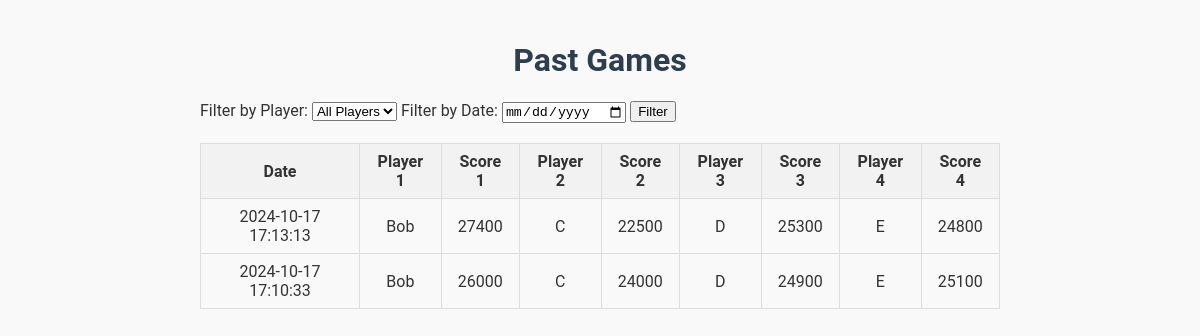
Page /view-past-games on the earlier database version.
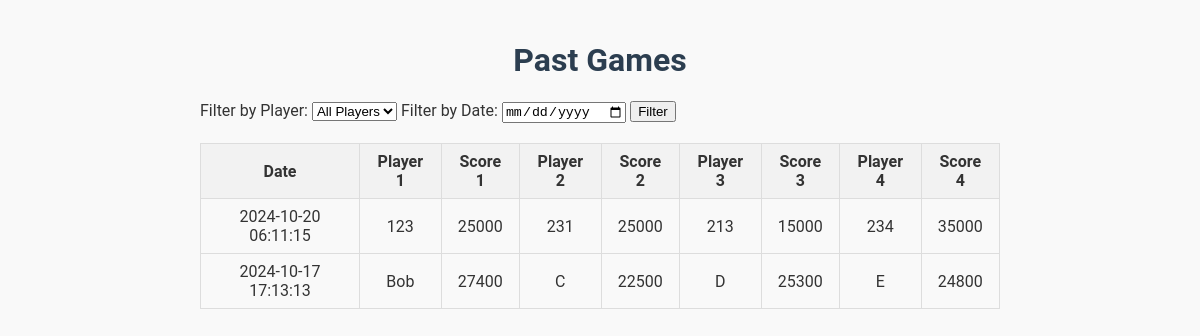
Same page on the later database version.
### tables this page shows
CREATE TABLE games (
    game_id INTEGER PRIMARY KEY AUTOINCREMENT,
    player1 TEXT NOT NULL,
    player2 TEXT NOT NULL,
    player3 TEXT NOT NULL,
    player4 TEXT NOT NULL,
    raw_score1 INTEGER NOT NULL,
    raw_score2 INTEGER NOT NULL,
    raw_score3 INTEGER NOT NULL,
    raw_score4 INTEGER NOT NULL,
    final_score1 INTEGER NOT NULL,
    final_score2 INTEGER NOT NULL,
    final_score3 INTEGER NOT NULL,
    final_score4 INTEGER NOT NULL,
    game_date TIMESTAMP DEFAULT CURRENT_TIMESTAMP
);

### app.py (the view)
@app.route("/view-past-games", methods=["GET", "POST"])
def view_past_games():
    conn = get_db_connection()
    cursor = conn.cursor()
    player_filter = request.form.get("player_filter")
    date_filter = request.form.get("date_filter")
    query = """
    SELECT game_date, player1, player2, player3, player4, raw_score1, raw_score2, raw_score3, raw_score4
    FROM games WHERE 1=1
    """
    params = []
    if player_filter:
        query += " AND (? IN (player1, player2, player3, player4))"
        params.append(player_filter)
    if date_filter:
        query += " AND DATE(game_date) = ?"
        params.append(date_filter)
    query += " ORDER BY game_date DESC"
    cursor.execute(query, params)
    games = cursor.fetchall()
    cursor.execute("SELECT name FROM players")
    players = cursor.fetchall()
    conn.close()
    return render_template("view_past_games.html", games=games, players=players)

### app.py (called while the page is built)
def get_db_connection():
    conn = sqlite3.connect('mahjong.db')
    conn.row_factory = sqlite3.Row  # Return rows as dictionaries
    return conn

### templates/view_past_games.html (shortened to what this page needs)
<!DOCTYPE html>
<html lang="en">
<head>
</head>
<body>
    <div class="container">
        <h1>Past Games</h1>
        <div class="filter-section">
            <form method="POST">
                <label for="player_filter">Filter by Player:</label>
                <select name="player_filter" id="player_filter">
                    <option value="">All Players</option>
                </select>
                <label for="date_filter">Filter by Date:</label>
                <input type="date" name="date_filter" id="date_filter">
                <button type="submit">Filter</button>
            </form>
        </div>
        <table>
            <tr>
                <th>Date</th>
                <th>Player 1</th>
                <th>Score 1</th>
                <th>Player 2</th>
                <th>Score 2</th>
                <th>Player 3</th>
                <th>Score 3</th>
                <th>Player 4</th>
                <th>Score 4</th>
            </tr>
            {% for game in games %}
            <tr>
                <td>{{ game['game_date'] }}</td>
                <td>{{ game['player1'] }}</td>
                <td>{{ game['raw_score1'] }}</td>
                <td>{{ game['player2'] }}</td>
                <td>{{ game['raw_score2'] }}</td>
                <td>{{ game['player3'] }}</td>
                <td>{{ game['raw_score3'] }}</td>
                <td>{{ game['player4'] }}</td>
                <td>{{ game['raw_score4'] }}</td>
            </tr>
            {% endfor %}
        </table>
    </div>
</body>
</html>

### templates/view_past_games.html (style rules this page uses)
body { font-family: 'Roboto', sans-serif; background-color: #f9f9f9; color: #333; margin: 0; padding: 20px; }
.container { max-width: 800px; margin: 0 auto; }
h1 { text-align: center; color: #2c3e50; }
table { width: 100%; border-collapse: collapse; margin-top: 10px; }
th, td { padding: 8px 12px; border: 1px solid #ddd; text-align: center; }
th { background-color: #f2f2f2; }
.filter-section { margin-bottom: 20px; }

Differences in the rows shown:
removed games: game_date "2024-10-17 17:10:33", player1 "Bob", raw_score1 "26000", player2 "C", raw_score2 "24000", player3 "D", raw_score3 "24900", player4 "E", raw_score4 "25100"
added games: game_date "2024-10-20 06:11:15", player1 "123", raw_score1 "25000", player2 "231", raw_score2 "25000", player3 "213", raw_score3 "15000", player4 "234", raw_score4 "35000"
